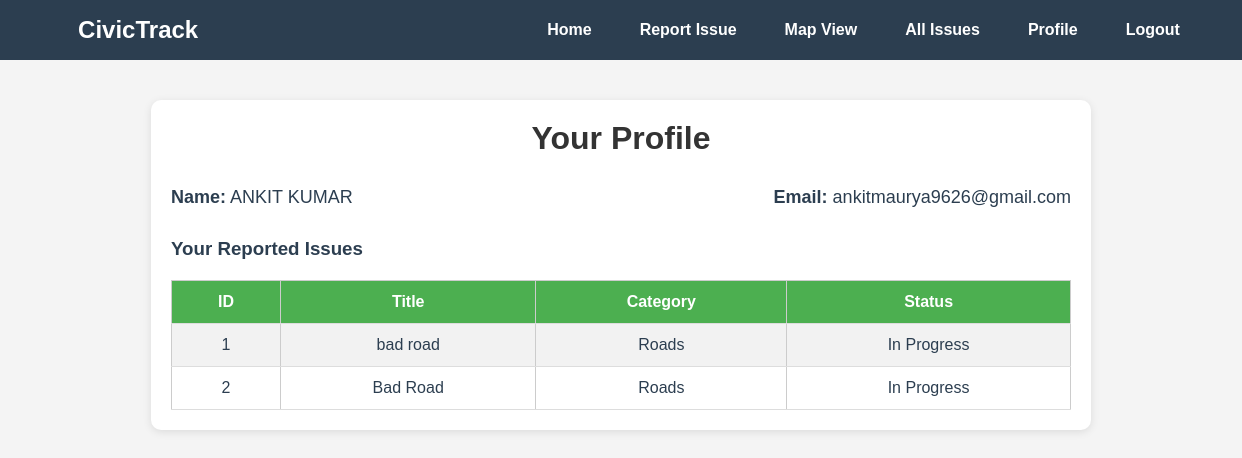
Screenshot of /profile (signed in) with the database file from the repository.
### tables this page shows
CREATE TABLE users (
    id INTEGER PRIMARY KEY AUTOINCREMENT,
    name TEXT NOT NULL,
    email TEXT UNIQUE NOT NULL,
    password TEXT NOT NULL,
    is_admin INTEGER DEFAULT 0
);

CREATE TABLE issues (
    id INTEGER PRIMARY KEY AUTOINCREMENT,
    user_id INTEGER,
    title TEXT NOT NULL,
    description TEXT NOT NULL,
    category TEXT NOT NULL,
    status TEXT DEFAULT 'Reported',
    latitude REAL,
    longitude REAL,
    created_at TIMESTAMP DEFAULT CURRENT_TIMESTAMP,
    FOREIGN KEY (user_id) REFERENCES users(id)
);

### app.py (the view)
@app.route('/profile')
def profile():
    if 'user_id' not in session:
        flash('Please login to view profile.', 'error')
        return redirect(url_for('login'))
    conn = sqlite3.connect('civictrack.db')
    cursor = conn.cursor()
    cursor.execute("SELECT name, email FROM users WHERE id = ?", (session['user_id'],))
    user_info = cursor.fetchone()
    cursor.execute("SELECT id, title, category, status FROM issues WHERE user_id = ?", (session['user_id'],))
    user_issues = cursor.fetchall()
    conn.close()
    return render_template('profile.html', user=user_info, issues=user_issues)

### templates/profile.html (shortened to what this page needs)
<!DOCTYPE html>
<html lang="en">
<head>
    <link rel="stylesheet" href="{{ url_for('static', filename='css/style.css') }}">
</head>
<body>
    {% include 'navbar.html' %}
    <div class="profile-container">
        <div class="profile-header">
            <h2>Your Profile</h2>
        </div>
        <div class="profile-details">
            <div><strong>Name:</strong> {{ user[0] }}</div>
            <div><strong>Email:</strong> {{ user[1] }}</div>
        </div>
        <h3>Your Reported Issues</h3>
        {% if issues %}
            <table class="issues-table">
                <tr>
                    <th>ID</th>
                    <th>Title</th>
                    <th>Category</th>
                    <th>Status</th>
                </tr>
                {% for issue in issues %}
                <tr>
                    <td>{{ issue[0] }}</td>
                    <td>{{ issue[1] }}</td>
                    <td>{{ issue[2] }}</td>
                    <td>{{ issue[3] }}</td>
                </tr>
                {% endfor %}
            </table>
        {% else %}
            <p class="no-issues">No issues reported yet.</p>
        {% endif %}
    </div>
</body>
</html>

### static/css/style.css (style rules this page uses)
body { margin: 0; font-family: Arial, sans-serif; background-color: #f4f4f4; color: #2c3e50; }
h1, h2, h3 { margin: 0; }
body { font-family: 'Arial', sans-serif; margin: 0; padding: 0; background-color: #f4f4f4; }
table { width: 100%; border-collapse: collapse; margin-top: 1rem; }
table th, table td { padding: 0.8rem; border: 1px solid #ccc; text-align: center; }
table th { background-color: #2c3e50; color: #fff; }
table tr:nth-child(even) { background-color: #f2f2f2; }
table { width: 100%; border-collapse: collapse; margin-top: 20px; }
table, th, td { border: 1px solid #ccc; }
th, td { padding: 12px 15px; text-align: center; }
th { background-color: #2c3e50; color: #fff; }
tr:nth-child(even) { background-color: #f2f2f2; }

### templates/profile.html (style rules this page uses)
.profile-container { max-width: 900px; margin: 40px auto; padding: 20px; background: #fff; border-radius: 10px; box-shadow: 0 2px 8px rgba(0,0,0,0.1); }
.profile-header { text-align: center; margin-bottom: 30px; }
.profile-header h2 { font-size: 32px; color: #333; }
.profile-details { display: flex; justify-content: space-between; margin-bottom: 30px; }
.profile-details div { font-size: 18px; }
.issues-table { width: 100%; border-collapse: collapse; }
.issues-table th, .issues-table td { padding: 12px; text-align: center; border-bottom: 1px solid #ddd; }
.issues-table th { background-color: #4CAF50; color: white; }

### rows the page displays
users: name "ANKIT KUMAR", email "ankitmaurya9626@gmail.com"
issues: id "1", title "bad road", category "Roads", status "In Progress"
issues: id "2", title "Bad Road", category "Roads", status "In Progress"
